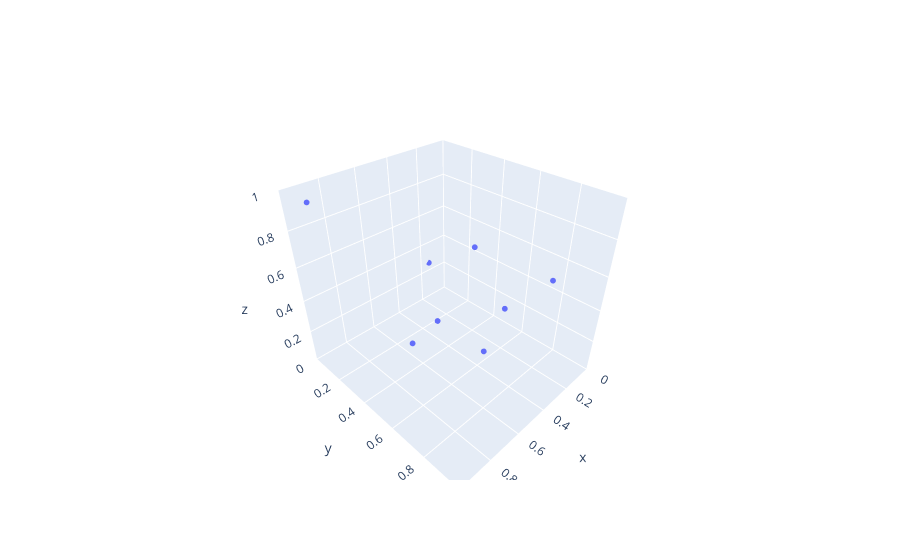

Here is the notebook cell this chart was saved with:
### Code cell
fig_qmc = go.Figure(data=[go.Scatter3d(x=x_qmc_3d, y=y_qmc_3d, z=z_qmc_3d,
                                   mode='markers',
                                          marker=dict(
                                          size=2,
                                        ))])

fig_qmc.update_layout(
        scene = dict(
          xaxis=dict(range=[0, x_max], autorange=False),
          yaxis=dict(range=[0, y_max], autorange=False),
          zaxis=dict(range=[0, z_max], autorange=False),
        ))

fig_qmc.show()

### Figure 1 — Plotly figure (JSON) as saved in the notebook; plotly's stock layout.template omitted (floating-point values rounded to 4 significant figures)
{"data": [{"marker": {"size": 2}, "mode": "markers", "type": "scatter3d", "x": [0.7784, 0.1402, 0.4901, 0.6009, 0.6631, 0.3023, 0.07788, 0.9661], "y": [0.684, 0.00454, 0.9921, 0.3274, 0.8309, 0.4785, 0.5247, 0.1578], "z": [0.5828, 0.2582, 0.8111, 0.09571, 0.4425, 0.6501, 0.1713, 0.9882]}], "layout": {"scene": {"xaxis": {"autorange": false, "range": [0, 1]}, "yaxis": {"autorange": false, "range": [0, 1]}, "zaxis": {"autorange": false, "range": [0, 1]}}}}
